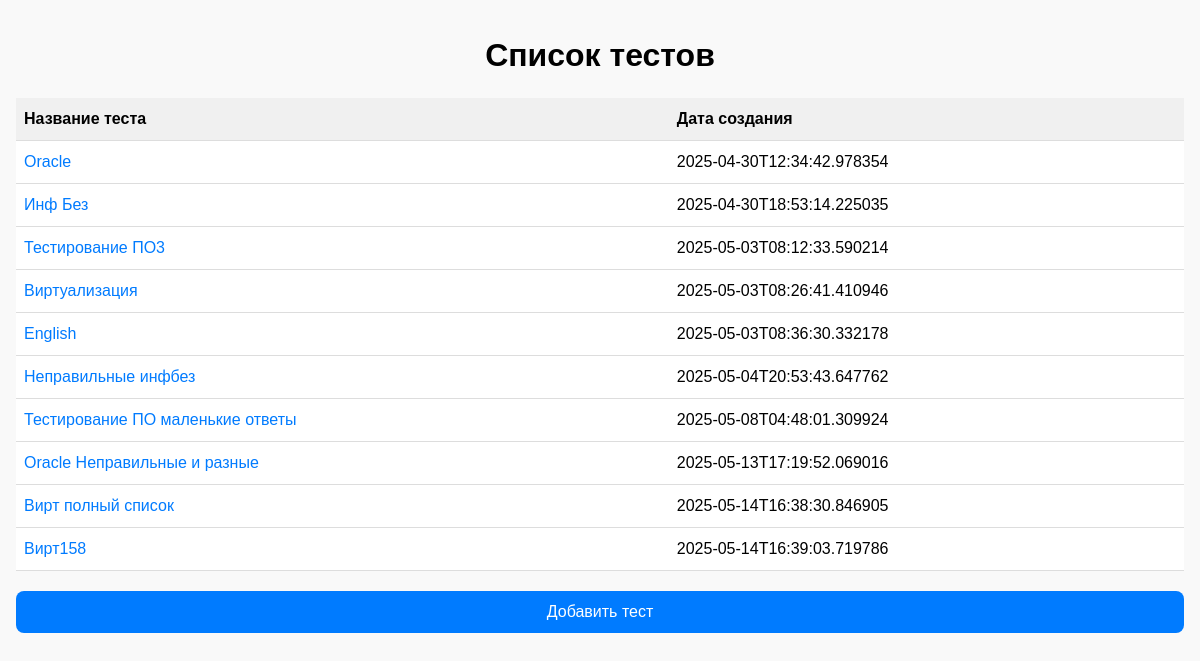
Before: / with the older database file.
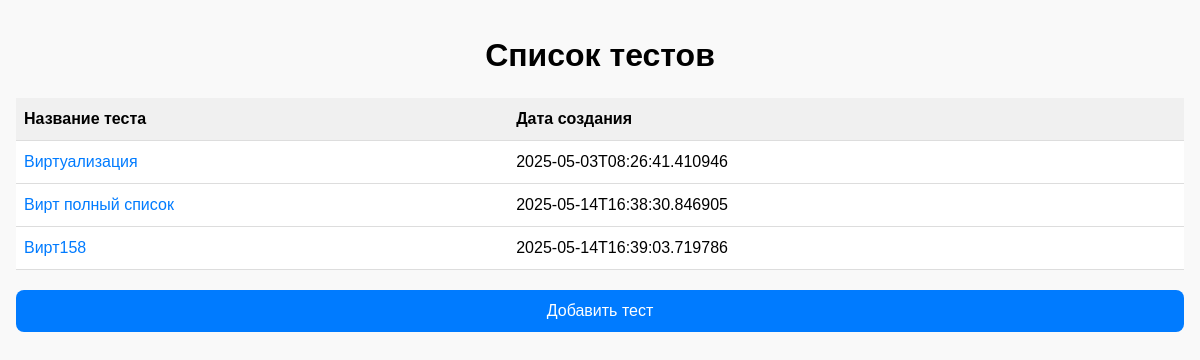
After: the same page with the newer database file.
### tables this page shows
CREATE TABLE tests (
        id INTEGER PRIMARY KEY AUTOINCREMENT,
        name TEXT NOT NULL,
        created_at TEXT NOT NULL
    );

### app.py (the view)
@app.route("/", methods=["GET"])
def index():
    conn = sqlite3.connect(app.config["DATABASE"])
    c = conn.cursor()
    c.execute("SELECT id, name, created_at FROM tests")
    tests = c.fetchall()
    conn.close()
    return render_template("index.html", tests=tests)

### templates/index.html (shortened to what this page needs)
<!doctype html>
<html>
<head>
</head>
<body>
    <h1>Список тестов</h1>
    <table>
        <thead>
            <tr>
                <th>Название теста</th>
                <th>Дата создания</th>
            </tr>
        </thead>
        <tbody>
            {% for test in tests %}
                <tr>
                    <td data-label="Название теста">
                        <a href="{{ url_for('take_test_html', test_id=test[0]) }}">{{ test[1] }}</a>
                    </td>
                    <td data-label="Дата создания">{{ test[2] }}</td>
                </tr>
            {% endfor %}
        </tbody>
    </table>
    <a href="{{ url_for('upload') }}"><button>Добавить тест</button></a>
</body>
</html>

### templates/index.html (style rules this page uses)
body { font-family: Arial, sans-serif; margin: 0; padding: 16px; background-color: #f9f9f9; }
h1 { text-align: center; margin-bottom: 24px; }
table { width: 100%; border-collapse: collapse; background-color: white; }
th, td { padding: 12px 8px; border-bottom: 1px solid #ddd; text-align: left; }
th { background-color: #f0f0f0; }
a { color: #007bff; text-decoration: none; }
button { display: block; width: 100%; padding: 12px; font-size: 16px; background-color: #007bff; color: white; border: none; border-radius: 8px; margin-top: 20px; }

Changed rows visible on the page:
removed tests: name "Oracle", created_at "2025-04-30T12:34:42.978354"
removed tests: name "Инф Без", created_at "2025-04-30T18:53:14.225035"
removed tests: name "Тестирование ПО3", created_at "2025-05-03T08:12:33.590214"
removed tests: name "English", created_at "2025-05-03T08:36:30.332178"
removed tests: name "Неправильные инфбез", created_at "2025-05-04T20:53:43.647762"
removed tests: name "Тестирование ПО маленькие ответы", created_at "2025-05-08T04:48:01.309924"
removed tests: name "Oracle Неправильные и разные", created_at "2025-05-13T17:19:52.069016"
